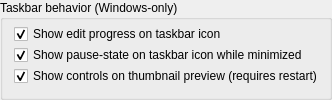
            <widget class="QGroupBox" name="groupBox_15">
             <property name="title">
              <string>Taskbar behavior (Windows-only)</string>
             </property>
             <layout class="QFormLayout" name="formLayout_8">
              <property name="verticalSpacing">
               <number>1</number>
              </property>
              <property name="topMargin">
               <number>4</number>
              </property>
              <property name="rightMargin">
               <number>6</number>
              </property>
              <property name="bottomMargin">
               <number>7</number>
              </property>
              <item row="1" column="0" colspan="2">
               <widget class="QCheckBox" name="checkTaskbarProgressEdit">
                <property name="toolTip">
                 <string>If checked, a progress bar will be displayed on
the taskbar icon itself while saving an edit.</string>
                </property>
                <property name="text">
                 <string>Show edit progress on taskbar icon</string>
                </property>
                <property name="checked">
                 <bool>true</bool>
                </property>
               </widget>
              </item>
              <item row="2" column="0" colspan="2">
               <widget class="QCheckBox" name="checkTaskbarIconPauseMinimized">
                <property name="toolTip">
                 <string>If checked, an icon representing the pause-state (𝗜𝗜/▶)
will be overlayed over the taskbar icon while minimized.
If the player is stopped, no icon will be shown.</string>
                </property>
                <property name="text">
                 <string>Show pause-state on taskbar icon while minimized</string>
                </property>
                <property name="checked">
                 <bool>true</bool>
                </property>
               </widget>
              </item>
              <item row="3" column="0" colspan="2">
               <widget class="QCheckBox" name="checkTaskbarControls">
                <property name="toolTip">
                 <string>If checked, a toolbar will appear within the thumbnail preview
that appears when hovering over the window in the taskbar.

Note: This setting can be enabled during a session, but
disabling it will have no effect until PyPlayer restarts.</string>
                </property>
                <property name="text">
                 <string>Show controls on thumbnail preview (requires restart)</string>
                </property>
                <property name="checked">
                 <bool>true</bool>
                </property>
               </widget>
              </item>
             </layout>
            </widget>
